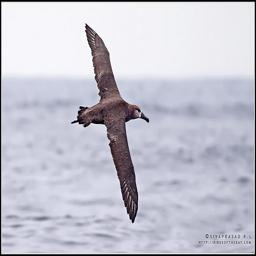
#> input picture HW11/Black_Footed_Albatross_0009_34.jpg, 256 x 256 px
$ jupyter execute 2018222_CV_HW11.ipynb
#> lines starting #> are read from the running program, lines starting #| are printed output that depends on the picture
### Computer Vision HW 11
**Name :** Arka Sarkar <br>
**Roll Number :** 2018222

[cell 1]
import numpy as np
import cv2
import matplotlib.pyplot as plt
from skimage.segmentation import slic
from skimage.segmentation import mark_boundaries
from skimage.util import img_as_float
from skimage import io

[cell 2]
image  = cv2.imread('Black_Footed_Albatross_0009_34.jpg')
#> image is the input picture: shape (256, 256, 3); mean B, G, R 208.4, 196.5, 196.8
plt.imshow(image)
print(image.shape)
#| (256, 256, 3)

[cell 3]
segments = slic(image, n_segments = 500, sigma = 5)
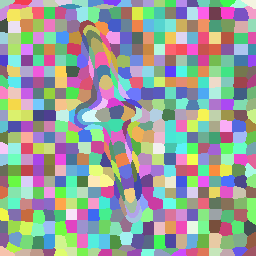
#> segments: shape (256, 256) int64; 528 distinct labels, from 1 to 528; one colour per label, 0 black
fig = plt.figure("Superpixels -- %d segments" % (500))
print(segments.shape)
#| (256, 256)
ax = fig.add_subplot(1, 1, 1)
ax.imshow(mark_boundaries(image, segments))
plt.axis("off")

plt.show()
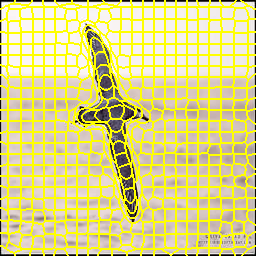
#> shown: shape (256, 256, 3) float64; mean R, G, B 0.873, 0.841, 0.527

[cell 4]
def get_super_image(image, segments):

    m,n = segments.shape
#> m = 256; n = 256

    dict_ = {}
    centers = {}

    for i in range(m):
        for j in range(n):
            if(segments[i,j] not in dict_):
                dict_[segments[i,j]] = []
                centers[segments[i,j]] = []
                dict_[segments[i,j]].append(image[i,j])
                centers[segments[i,j]].append(np.array([i,j]))
            else :
                dict_[segments[i,j]].append(image[i,j])
                centers[segments[i,j]].append(np.array([i,j]))
#> after the loop, centers = 528 items; dict_ = 528 items
    for key in list(dict_.keys()):
        dict_[key] = np.mean(np.array(dict_[key]), 0).astype(int)
        centers[key] = np.mean(np.array(centers[key]), 0).astype(int)


    diag = 0
    for i in centers:
        for j in centers:
            diag = max(diag, np.linalg.norm(centers[i] - centers[j]))


    salient_image = np.zeros((image.shape[0],image.shape[1]))
#> salient_image: shape (256, 256) float64; every value is 0
    saliency = {}
    for i in dict_:
        val = 0
        for j in dict_:
            val+= np.linalg.norm(dict_[i] - dict_[j])*np.exp(-(np.linalg.norm(centers[i] - centers[j])/diag))
        saliency[i] = val
#> after the loop, saliency = 528 items

    for i in range(m):
        for j in range(n):
            salient_image[i,j] = saliency[segments[i,j]]
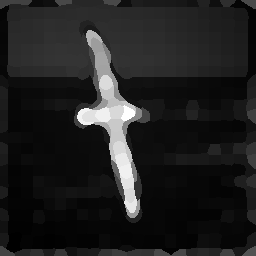
#> salient_image: shape (256, 256) float64; min 14298.2, max 95609.7, mean 24799.9; drawn with min black and max white

    plt.imshow(salient_image)
    plt.title("Salient Image")
